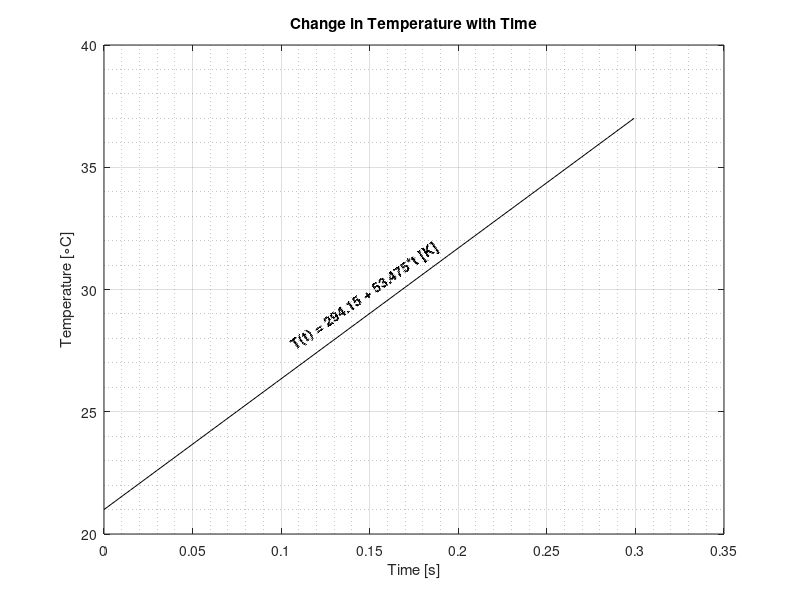
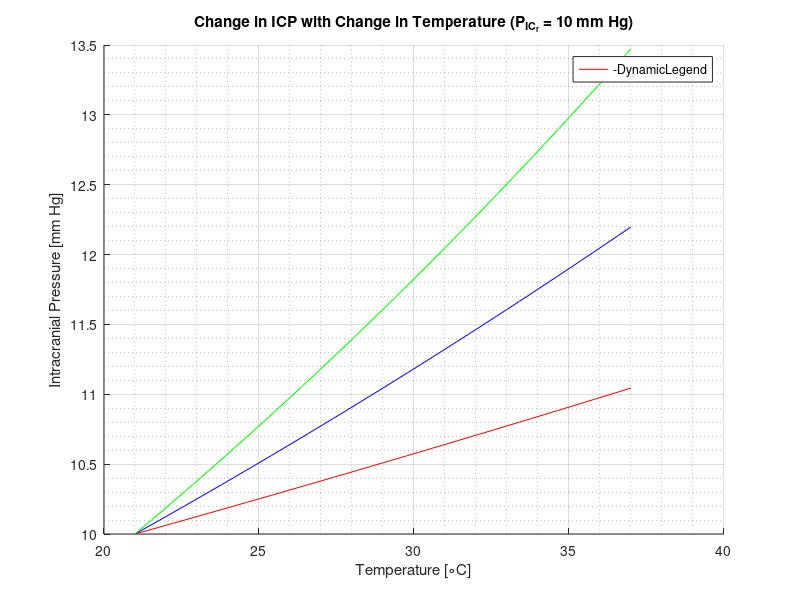
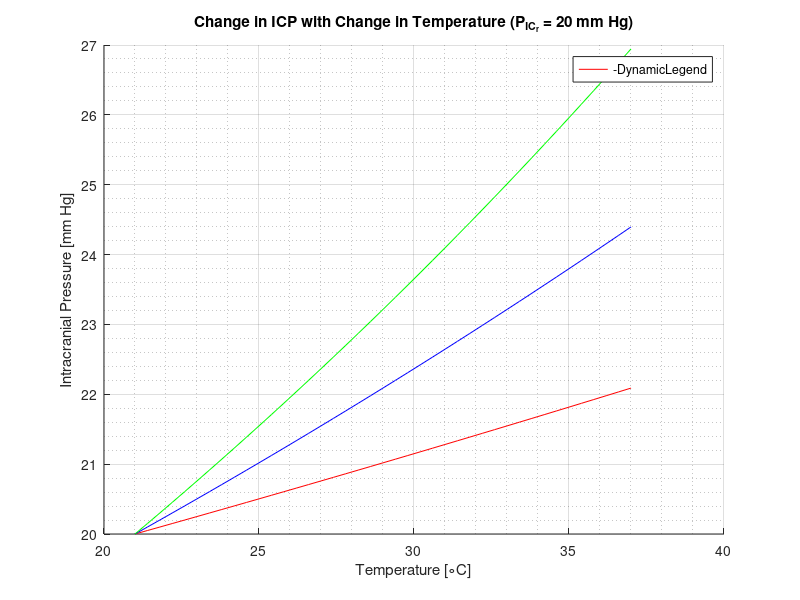
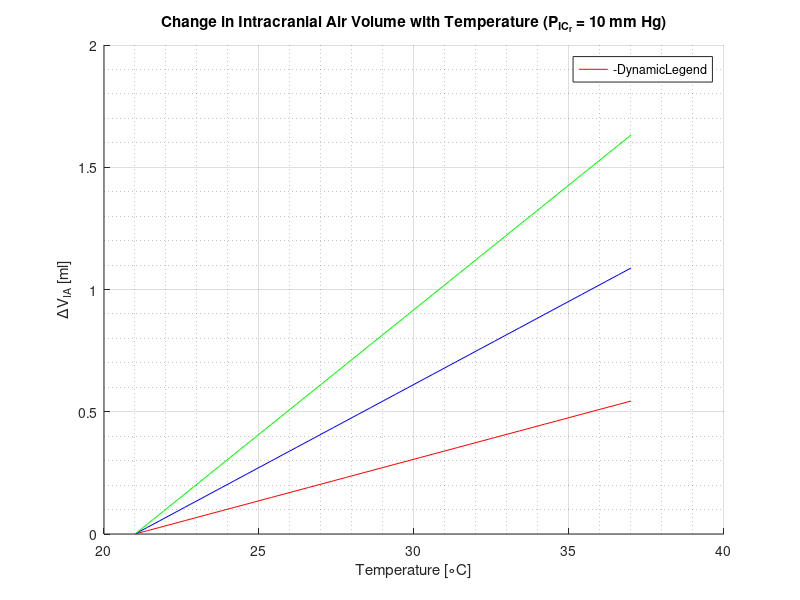

These figures' MATLAB source, in order:
% A Mathematical Modelling Study of the Effects of Air Expansion Inside the
% Brain on the Intracranial Pressure
% Effects of Temperature

% Monash University Malaysia - Final Year Project
% Written by Viruj BALA SOUPRAMANIEN (27273652)
% Last modified: 18/9/19

clc; clear all; close all;

% Parameters
PICr=[10 20]*133.322; % Resting pressure (Pa)
PVI=12.6*1e-6; % Pressure-volume index (m^3)
R=16.1*8.0124e9; % Outflow resistance (Pa/(m^3.s))
VIA0=[10 20 30]*1e-6; % Initial intracranial volume (m^3)
T0=294.15; % Initial body temperature (K)
Tf=310.15; % Final body temperature (K)
dT=1.55*34.5; % Rate of change of body temperature (K/s)

% Mathematical constant
K=1/(0.4343*PVI);

dt=(Tf-T0)/dT; % Time taken to warm body (s)

for m=1:length(VIA0)
    A=VIA0(m)./T0; % From Charles Law: V1/T1=V2/T2 (A=V_IA/T_f)
    dVdt(m)=A.*dT; % Rate of change of intracranial air volume (m^3/s)
    for l=1:length(PICr)
        dPdt=@(t,P)(K*P/R)*(PICr(l)+R*dVdt(m)-P); % Equation 8
        [t,P]=ode45(dPdt,[0 dt],PICr(l)); % Solving equation 8
        icp{l,m}=P/133.322; % Intracranial pressure (mm Hg)
        iav{l,m}=A.*dT.*t*1e6; % Intracranial air volume (ml)
    end
    delV(m)=dVdt(m)*1e9; % Rate of change of intracranial air volume (ul/s)
end
T=T0+dT*t-273.15; % Change in body temperature (K)

[v,w]=size(icp);
PICr=PICr/133.322;
VIA0=VIA0/1e-6;
lines={'r','b','g'};

figure(1)
plot(t,T,'k')
title('Change in Temperature with Time')
xlabel('Time [s]')
ylabel('Temperature [\circC]')
grid on
grid minor
text(0.1496,29.5,['T(t) = ',num2str(T0),' + ',num2str(dT),'*t [K]'],...
    'HorizontalAlignment','center','VerticalAlignment','bottom',...
    'Rotation',35,'FontWeight','bold')

for x=1:v
    for y=1:w
        if x==1
            c=2;
        else
            c=3;
        end
        figure(c)
        hold on
        plot(T,icp{x,y},lines{y},'DisplayName',[num2str(VIA0(y)),'ml V_{IA}_{_0}'])
        title(sprintf('Change in ICP with Change in Temperature (P_{IC}_{_r} = %s mm Hg)',num2str(PICr(x))))
        xlabel('Temperature [\circC]')
        ylabel('Intracranial Pressure [mm Hg]')
        legend('-DynamicLegend','Location','best')
        grid on
        grid minor
        
        figure(c+2)
        hold on
        plot(T,iav{x,y},lines{y},'DisplayName',[num2str(VIA0(y)),'ml V_{IA}_{_0}'])
        title(sprintf('Change in Intracranial Air Volume with Temperature (P_{IC}_{_r} = %s mm Hg)',num2str(PICr(x))))
        xlabel('Temperature [\circC]')
        ylabel('\DeltaV_{IA} [ml]')
        legend('-DynamicLegend','Location','best')
        grid on
        grid minor
    end
end